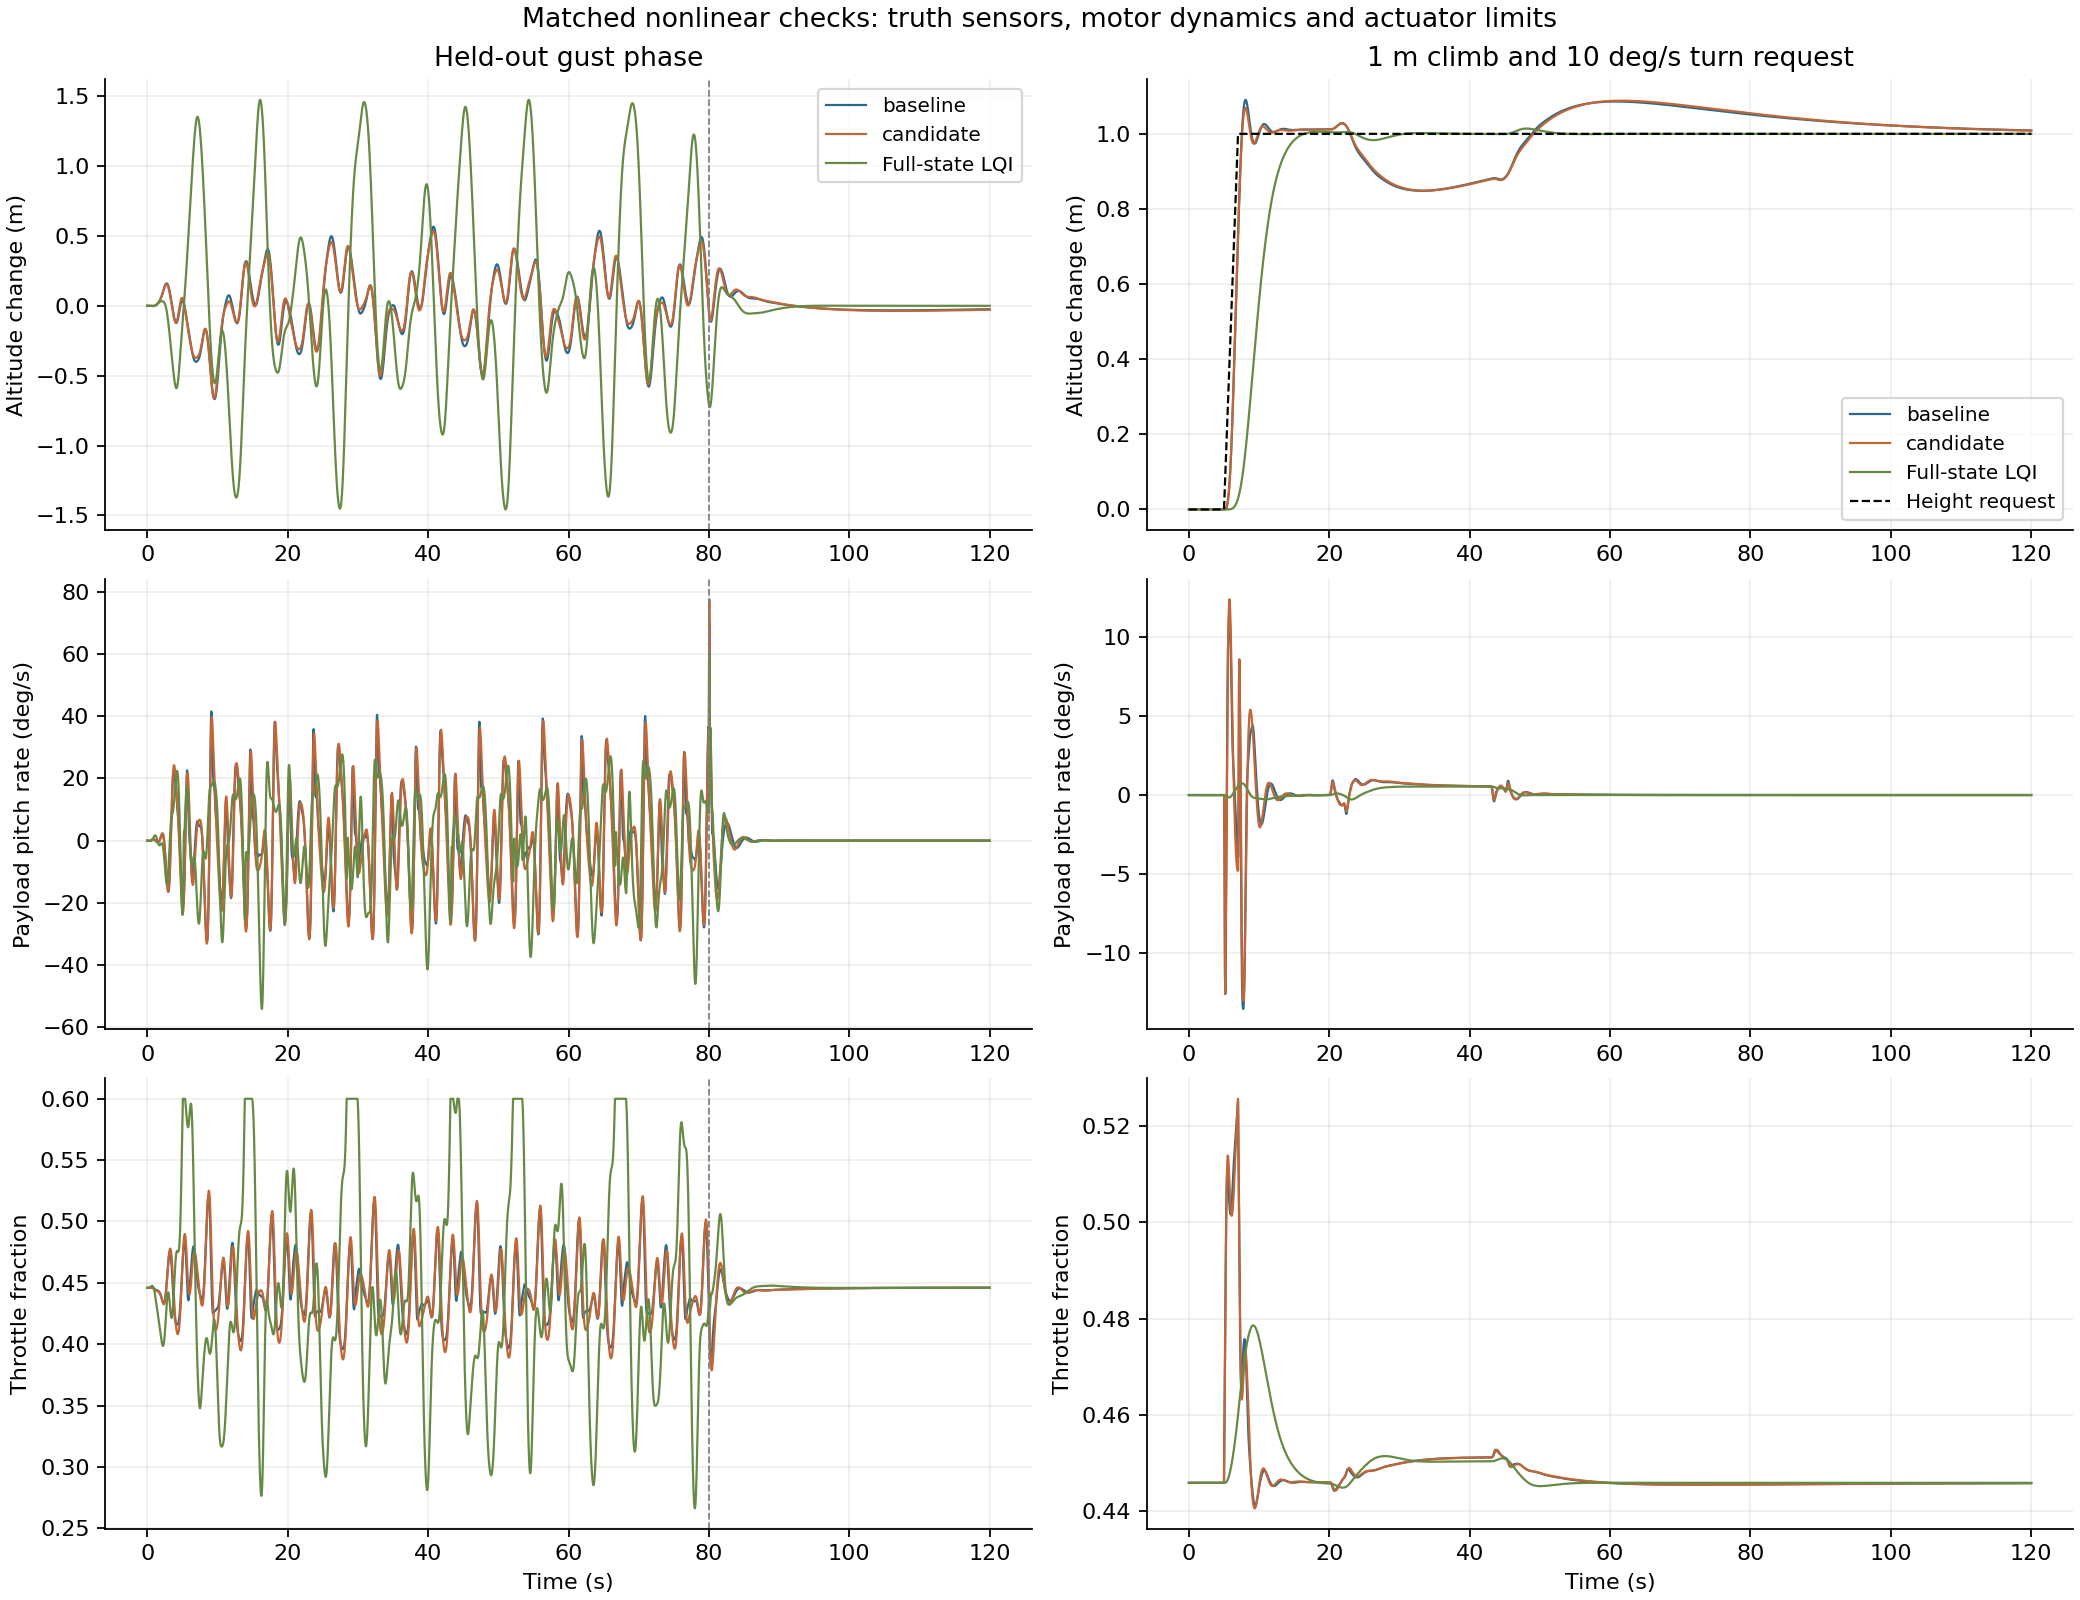

This chart was generated by the following Python code:
"""Matched nonlinear checks with actuator limits; truth sensors, not native SITL."""
import argparse
import json
from pathlib import Path
import numpy as np
from scipy.spatial.transform import Rotation as R
from study import HERE, TRACES, DT, XS, US, BASE, Chart, observations, plants, setup, save, controller
from analyze import lqi, COLORS
import matplotlib
matplotlib.use('Agg')
import matplotlib.pyplot as plt

def run(model, selected=None):
    TRACES.mkdir(parents=True,exist_ok=True)
    make=setup(model)
    from microagu_sim.compat.actuator import BrakeActuator
    sys_path=Path(__file__).resolve().parents[3]/'research/archive/viewer-studies'
    import sys
    sys.path.insert(0,str(sys_path))
    from turbulence import Gusts, SETTINGS
    candidate=json.loads((HERE/'optimization.json').read_text())['candidate']
    effort=json.loads((HERE/'optimization-effort.json').read_text())['candidate']
    configs={'baseline':BASE,'candidate':candidate,'effort':effort}
    ps=plants(); nominal=ps[0]
    oracle_cfg=json.loads((HERE/'oracle-selected.json').read_text()) if selected=='oracle_selected' else {}
    _,_,_,_,K=lqi(nominal,**oracle_cfg)
    rows=[]; validations=[]
    suffix='-'+selected if selected else ''
    scenarios=[('small_ramp',0.,20261014),('gust_holdout',1.,2026101401),
               ('strong_gust',1.5,2026101402),('maneuver',0.,20261014)]
    for p in [ps[0],ps[4],ps[5],ps[3]]:
        for scenario,strength,seed in scenarios:
            if scenario=='small_ramp' and p['name']!='level':continue
            for name in ['baseline','candidate','effort','oracle','oracle_selected']:
                if name=='oracle_selected' and selected!='oracle_selected':continue
                if selected and name!=selected:continue
                sim=make('trout_lake',p['profile']);sim.substeps=16
                chart=Chart(sim,p['state'],float(p['rpm'])); state=chart.base.copy();rpm=float(p['rpm'])
                command=p['command'];act=BrakeActuator(position_mm=command[1:]);z=np.zeros(8)
                iz=np.zeros(2); prev=np.zeros(2);trace=[]; xlin=np.zeros(24)
                ratio=22.2/p['voltage'];limit=int(min(60*ratio,100))/100
                strokes=np.array([1300,1500])*np.pi*55/360*.1;u0=command[2]/strokes[1]
                base_obs=observations(state);cfg=configs.get(name,BASE)
                baseff=.45+p['climb']*(limit-.45 if p['climb']>=0 else .18)
                initial_integral=command[0]/ratio-baseff;lastpd=baseff
                SETTINGS['seed']=seed;SETTINGS['rms_ned_m_s']=[.5*strength,.5*strength,.25*strength];gust=Gusts()
                F,G,W,U,Ur=controller(p,cfg);linear_trace=[];sat_count=0
                for j in range(round(120/DT)+1):
                    t=j*DT;obs=observations(state);wind=gust.at(t+DT/2) if t<80 else np.zeros(3)
                    ramp=.001 if scenario=='small_ramp' else (1. if scenario=='maneuver' else 0.)
                    href=ramp*np.clip((t-5)/2,0,1)
                    turn=10.*np.clip((t-20)/2,0,1)*np.clip((45-t)/2,0,1) if scenario=='maneuver' else 0.
                    ref=np.array([href,turn]);hrelative=obs[5]-p['climb']*t
                    if name.startswith('oracle'):
                        x=chart.encode(state,rpm);x[15]-=p['climb']*t
                        xa=np.r_[x/XS,prev,iz];du=-K@xa;u=prev+du
                        raw=command[0]+US[0]*u[0]
                        throttle=np.clip(raw,0,limit)
                        throttle=np.clip(throttle,command[0]+US[0]*prev[0]-DT*limit,command[0]+US[0]*prev[0]+DT*limit)
                        brake=np.clip(u0+US[1]*u[1],-1,1)
                        if 0<raw<limit and abs(u0+US[1]*u[1])<1:
                            iz+=DT*np.array([hrelative-href,(obs[3]-turn)/10])
                        prev=np.array([(throttle-command[0])/US[0],(brake-u0)/US[1]])
                    else:
                        aq=DT/(DT+1/(2*np.pi*cfg['qhz']));al=DT/(DT+1/(2*np.pi*cfg['lat_hz']))
                        z[:2]+=al*(obs[3:5]-base_obs[3:5]-z[:2])
                        # The tested references stay below turn acceleration/rate limits.
                        z[7]+=DT/(DT+.1)*(turn-z[7]);error=z[7]-z[0]
                        integ=np.clip(z[2]+u0+cfg['ki']*DT*error,-.15,.15)
                        sv=np.clip(5/max(np.linalg.norm(state[7:10]-wind),2),.25,2.5)
                        raw=sv*(.009*z[7]+cfg['kp']*error-cfg['rd']*z[1])+integ
                        if (raw<=1 or error<=0) and (raw>=-1 or error>=0):z[2]=integ-u0
                        brake=np.clip(sv*(.009*z[7]+cfg['kp']*error-cfg['rd']*z[1])+z[2]+u0,-1,1)
                        z[6]+=DT/(DT+.5)*(href-z[6]);rate=(href-z[6])/.5
                        vd=np.clip(p['climb']+cfg['kh']*(href-hrelative)+rate,-2.5,1.)
                        ev=vd-obs[0];kv=cfg['kv']*limit/.6
                        slope=limit-.45 if vd>=0 else .18
                        # Smooth branch for the local map equivalence check only.
                        if scenario=='small_ramp':slope=limit-.45
                        ff=.45+vd*slope;pd=np.clip(ff+kv*ev,0,limit)
                        pd=np.clip(pd,lastpd-DT*limit,lastpd+DT*limit);lastpd=pd
                        integ=z[3]+initial_integral+.3*kv*DT*ev
                        integ=np.clip(integ,np.clip(-pd-.1,-limit/2,limit/2),np.clip(limit-pd+.1,-limit/2,limit/2))
                        z[3]=integ-initial_integral
                        z[4]+=aq*(obs[1]-base_obs[1]-z[4]);z[5]+=aq*(z[4]-z[5])
                        throttle=np.clip(ratio*np.clip(pd+integ+np.clip(-cfg['qgain']*z[5],-.25,.25),0,limit),0,limit)
                    cmd=np.array([throttle,max(-brake,0)*strokes[0],max(brake,0)*strokes[1]])
                    sat_count+=int(throttle<=1e-8 or throttle>=limit-1e-8 or abs(brake)>=1-1e-8)
                    pitch=R.from_quat(state[3:7]).as_euler('xyz')[1]
                    trace.append([t,hrelative,obs[0]-p['climb'],pitch*180/np.pi,obs[1]*180/np.pi,
                                  obs[2]*180/np.pi,obs[3],throttle,brake,href,turn])
                    if scenario=='small_ramp' and not name.startswith('oracle'):
                        linear_trace.append(np.r_[p['C']@xlin[:16], U@xlin+Ur@ref])
                        xlin=F@xlin+G@ref
                    state,rpm,_=sim.step_actuated(state,rpm,act,cmd,voltage=p['voltage'],wind=wind,dt=DT)
                    if not np.isfinite(state).all():raise RuntimeError((p['name'],scenario,name,t))
                data=np.array(trace);use=(data[:,0]>=15)&(data[:,0]<80)
                row=dict(plant=p['name'],scenario=scenario,controller=name,
                         height_rmse=float(np.sqrt(np.mean((data[use,1]-data[use,9])**2))),
                         climb_rms=float(np.sqrt(np.mean(data[use,2]**2))),pitch_std=float(np.std(data[use,3])),
                         pitch_rate_rms=float(np.sqrt(np.mean(data[use,4]**2))),relative_rate_rms=float(np.sqrt(np.mean(data[use,5]**2))),
                         heading_rmse=float(np.sqrt(np.mean((data[use,6]-data[use,10])**2))),
                         throttle_std=float(np.std(data[use,7])),brake_std=float(np.std(data[use,8])),
                         saturation_fraction=sat_count/len(data))
                rows.append(row);print(row,flush=True)
                np.savez_compressed(TRACES/f'{p["name"]}-{scenario}-{name}.npz',trace=data)
                if linear_trace:
                    lin=np.array(linear_trace);actual=data[:,[1,2,4,7,8]].copy();actual[:,3:]-=np.array([command[0],u0])
                    expected=lin[:,[5,0,1,6,7]].copy();expected[:,2]*=180/np.pi
                    validations.append(dict(controller=name,relative_l2_errors=(np.linalg.norm(actual-expected,axis=0)/np.maximum(np.linalg.norm(expected,axis=0),1e-10)).tolist()))
                save('nonlinear-summary'+suffix+'.json',rows)
    save('linear-validation'+suffix+'.json',dict(outputs=['height','climb','payload q','throttle','brake'],
         note='1 mm ramp, smooth climb feedforward branch; includes nonlinear physics and travel-rate actuator.',rows=validations))
    if selected:return
    plot()

def plot():
    fig,ax=plt.subplots(3,2,figsize=(13,10),layout='constrained')
    for col,scenario in enumerate(['gust_holdout','maneuver']):
        for name,color in zip(['baseline','candidate','oracle_selected'],COLORS):
            d=np.load(TRACES/f'level-{scenario}-{name}.npz')['trace']
            for a,k in zip(ax[:,col],[1,4,7]):a.plot(d[:,0],d[:,k],label='Full-state LQI' if name=='oracle_selected' else name,color=color,lw=1)
        ax[0,col].set_title('Held-out gust phase' if col==0 else '1 m climb and 10 deg/s turn request')
        if col==1:ax[0,col].plot(d[:,0],d[:,9],'k--',lw=1,label='Height request')
        for a,lab in zip(ax[:,col],['Altitude change (m)','Payload pitch rate (deg/s)','Throttle fraction']):
            a.set_ylabel(lab);a.grid(alpha=.2)
            if col==0:a.axvline(80,color='gray',ls='--',lw=.8)
        ax[0,col].legend(fontsize=9);ax[2,col].set_xlabel('Time (s)')
    fig.suptitle('Matched nonlinear checks: truth sensors, motor dynamics and actuator limits')
    fig.savefig(HERE/'nonlinear.png',dpi=160);plt.close(fig)

if __name__=='__main__':
    p=argparse.ArgumentParser();p.add_argument('--model',type=Path,required=True);p.add_argument('--controller')
    a=p.parse_args();run(a.model,a.controller)
